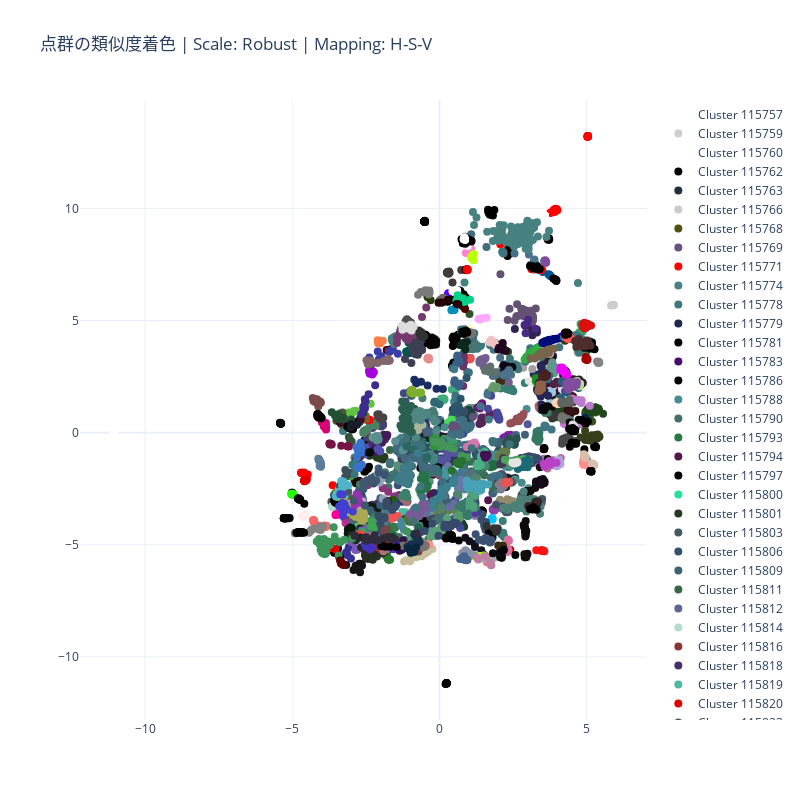

Here is the notebook cell this chart was saved with:
### Code cell
import numpy as np
import pandas as pd
from sklearn.manifold import MDS
import plotly.express as px
from matplotlib.colors import hsv_to_rgb
from scipy.stats import scoreatpercentile
import warnings
import plotly.graph_objects as go
# --- 類似度行列作成関数 (再掲) ---
def create_similarity_matrix_from_dict(similarity_dict):
    """(cluster_id, cluster_id) -> similarity の辞書から類似度行列を作成する。"""
    cluster_ids = set()
    for id1, id2 in similarity_dict.keys():
        cluster_ids.add(id1)
        cluster_ids.add(id2)
        
    sorted_ids = sorted(list(cluster_ids))
    N = len(sorted_ids)
    
    id_to_index = {id: i for i, id in enumerate(sorted_ids)}
    similarity_matrix = np.zeros((N, N), dtype=float)
    
    for (id1, id2), similarity in similarity_dict.items():
        i = id_to_index.get(id1)
        j = id_to_index.get(id2)
        
        # HDBSCANのノイズクラスタID (-1) が含まれている場合は無視
        if i is None or j is None:
            continue
            
        similarity_matrix[i, j] = similarity
        if i != j:
            similarity_matrix[j, i] = similarity

    np.fill_diagonal(similarity_matrix, 1.0)
    return similarity_matrix, id_to_index
# --- MDSと色割り当て関数 (3D確認機能追加) ---
def get_cluster_colors_from_similarity(similarity_matrix, id_to_index, scaling_type='robust', hsv_mapping=('H', 'S', 'V')):
    """
    類似度行列からMDSとロバストスケーリングを用いてクラスタごとの色を計算し、
    その割り当てを3D散布図で可視化する。
    """
    N = similarity_matrix.shape[0]
    
    # 逆マッピング（インデックス -> クラスタID）
    index_to_id = {v: k for k, v in id_to_index.items()}
    cluster_labels = np.array([f"ID {index_to_id[i]}" for i in range(N)])

    # MDSの実行 (省略: 以前のコードと同一)
    distance_matrix = 1 - similarity_matrix
    mds = MDS(n_components=3, dissimilarity='precomputed', random_state=42, normalized_stress='auto')
    
    with warnings.catch_warnings():
        warnings.simplefilter("ignore")
        coords_3d = mds.fit_transform(distance_matrix)
    
    print(f"MDS Stress Value: {mds.stress_:.4f}")

    # スケーリングロジックの定義 (省略: 以前のコードと同一)
    def apply_scaling(coords, type):
        if type == 'robust':
            p5 = scoreatpercentile(coords, 5)
            p95 = scoreatpercentile(coords, 95)
            scaled = (coords - p5) / (p95 - p5)
            clipped = np.clip(scaled, 0, 1) 
            return clipped
        elif type == 'linear':
            min_val, max_val = coords.min(), coords.max()
            return (coords - min_val) / (max_val - min_val)
        return coords

    # 座標のスケーリングとHSVマッピング
    
    # マッピング
    hsv_inputs = {}
    hsv_names = ['H', 'S', 'V']
    
    for i, hsv_comp in enumerate(hsv_mapping):
        mds_coord = coords_3d[:, i] 
        scaled_input = apply_scaling(mds_coord, scaling_type)
        hsv_inputs[hsv_comp] = scaled_input
    
    H_input = hsv_inputs['H']
    S_input = hsv_inputs['S']
    V_input = hsv_inputs['V']
    
    hsv_colors = np.stack([H_input, S_input, V_input], axis=1)
    rgb_colors = hsv_to_rgb(hsv_colors)
    hex_colors = [f'rgb({int(r*255)}, {int(g*255)}, {int(b*255)})' for r, g, b in rgb_colors]

    # --- 3D 散布図による確認 (追加部分) ---
    fig_3d = go.Figure(data=[go.Scatter3d(
        x=H_input, y=S_input, z=V_input, mode='markers+text',
        marker=dict(size=10, color=hex_colors, opacity=0.8),
        text=cluster_labels, textfont=dict(color='black'), textposition='top center'
    )])

    title_3d = f'MDS射影結果のHSV空間マッピング確認 | Map: {hsv_mapping[0]}-{hsv_mapping[1]}-{hsv_mapping[2]}'
    fig_3d.update_layout(
        title=title_3d,
        scene=dict(
            xaxis_title=f'{hsv_mapping[0]} (MDS X1)', 
            yaxis_title=f'{hsv_mapping[1]} (MDS X2)', 
            zaxis_title=f'{hsv_mapping[2]} (MDS X3)',
            xaxis=dict(range=[0, 1]), yaxis=dict(range=[0, 1]), zaxis=dict(range=[0, 1])
        ),
        margin=dict(r=0, l=0, b=0, t=40)
    )
    fig_3d.show()
    # ------------------------------------

    # クラスタID -> 色 のマッピング辞書を作成 (省略: 以前のコードと同一)
    cluster_id_to_color = {}
    for cluster_id, index in id_to_index.items():
        if index < N:
            cluster_id_to_color[cluster_id] = hex_colors[index]

    return cluster_id_to_color
# --- メイン実行関数 ---import plotly.graph_objects as go
# ... (他のインポートと関数定義はそのまま) ...

# --- メイン実行関数 (可視化部分を修正) ---
def visualize_data_with_similarity_color(df, similarity_dict_data, x_col='x', y_col='y', cluster_col='cluster_id', scaling_type='robust', hsv_mapping=('H', 'S', 'V')):
    
    # 1. 類似度行列の作成 (省略)
    similarity_matrix, id_to_index = create_similarity_matrix_from_dict(similarity_dict_data)
    
    # 2. クラスタIDごとの色を取得
    cluster_id_to_color = get_cluster_colors_from_similarity(similarity_matrix, id_to_index, scaling_type=scaling_type, hsv_mapping=hsv_mapping)
    
    # ノイズ（cluster_id = -1）用の色は灰色に設定
    NOISE_COLOR = 'rgb(180, 180, 180)'
    
    # 3. データフレームに色情報を追加 (Plotly GO では不要だが確認のため残す)
    # df['color'] = df[cluster_col].map(cluster_id_to_color)
    
    # 4. Plotly Graph Objectsによる可視化 (修正部分)
    
    fig = go.Figure()
    
    # クラスタリングされた点 (cluster_id != -1) の追加
    clustered_df = df[df[cluster_col] != -1]
    
    for cluster_id, color in cluster_id_to_color.items():
        if cluster_id == -1:
            continue # ノイズは後で処理
            
        subset = clustered_df[clustered_df[cluster_col] == cluster_id]
        
        # サイズの大きい場合は無視する
        if len(subset) > 1000:
            # print(f"Skipping cluster {cluster_id} with size {len(subset)} (too large for visualization).")
            continue

        # print(f"Plotting cluster {cluster_id} with size {len(subset)} and color {color}.")
        
        if not subset.empty:
            fig.add_trace(go.Scatter(
                x=subset[x_col],
                y=subset[y_col],
                mode='markers',
                name=f'Cluster {cluster_id}',
                marker=dict(
                    color=color, # クラスタに割り当てられた計算済みの色を適用
                    size=8,
                    # line=dict(width=0.5, color='DarkSlateGrey')
                ),
                # ホバー情報の設定
                customdata=subset[['label', cluster_col]].values,
                hovertemplate=
                    '<b>%{customdata[0]}</b><br>' +
                    'Cluster ID: %{customdata[1]}<br>' +
                    'X: %{x:.2f}<br>' +
                    'Y: %{y:.2f}<extra></extra>' +
                    'color: ' + color
            ))
    
    # # ノイズポイント (cluster_id = -1) の追加
    # noise_df = df[df[cluster_col] == -1]
    # if not noise_df.empty:
    #     fig.add_trace(go.Scatter(
    #         x=noise_df[x_col],
    #         y=noise_df[y_col],
    #         mode='markers',
    #         name='Noise (-1)',
    #         marker=dict(
    #             color=NOISE_COLOR,
    #             size=5,
    #             opacity=0.4
    #         ),
    #         customdata=noise_df[['label', cluster_col]].values,
    #         hovertemplate=
    #             '<b>%{customdata[0]}</b><br>' +
    #             'Cluster ID: %{customdata[1]}<br>' +
    #             'X: %{x:.2f}<br>' +
    #             'Y: %{y:.2f}<extra></extra>'
    #     ))
        
    fig.update_layout(
        title=f'点群の類似度着色 | Scale: {scaling_type.capitalize()} | Mapping: {hsv_mapping[0]}-{hsv_mapping[1]}-{hsv_mapping[2]}',
        template="plotly_white",
        height=800,
        width=800
    )
    fig.show()
    # save
    html_string = fig.to_html(full_html=True, include_plotlyjs='cdn')
    with open("clustered_data_plot.html", 'w', encoding='utf-8') as f:
        f.write(html_string)
    
    return df

# --- 実行時の注意 ---
# 呼び出し側では、上記修正後の visualize_data_with_similarity_color 関数を使用してください。

# 実行：ロバストスケーリングを適用して可視化
colored_df = visualize_data_with_similarity_color(df_denoised, similarity_dict["mahalanobis_distance"], scaling_type='robust')
